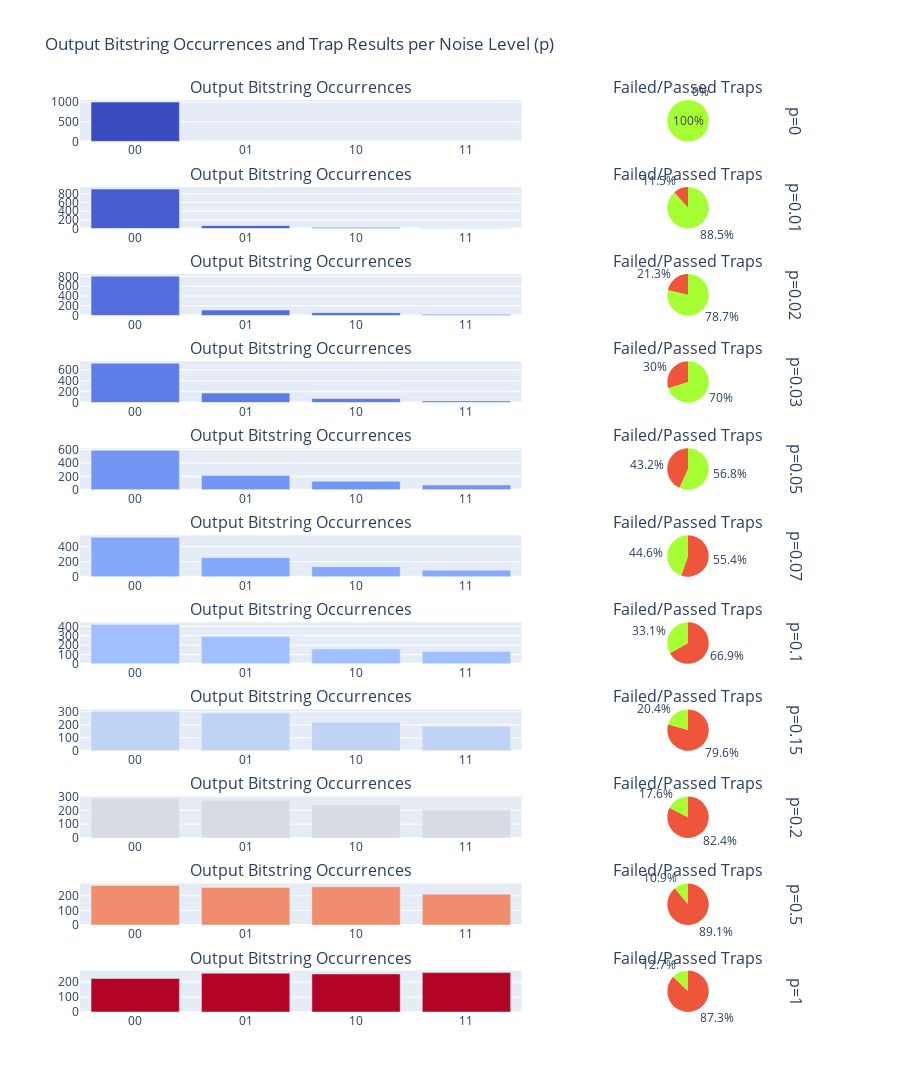

Source (notebook cell):
### Code cell
import plotly.graph_objects as go
import matplotlib.cm as cm
from matplotlib.colors import LogNorm, to_hex
from plotly.subplots import make_subplots

# Function to get color based on p value
def get_heatmap_color(p, colormap_name='coolwarm', vmin=0.1, vmax=1):
    colormap = cm.get_cmap(colormap_name)
    norm = LogNorm(vmin=vmin, vmax=vmax)  # Normalize p within [vmin, vmax]
    return to_hex(colormap(norm(p)))  # Convert to hex color for Plotly

# Number of rows and columns for the subplot grid
num_rows = len(all_histograms)  # Each p value gets its own row
num_cols = 2  # One column for bar chart, one for pie chart

# Create a subplot grid with multiple rows and columns
fig = make_subplots(
    rows=num_rows, cols=num_cols,
    column_widths=[0.7, 0.3],
    row_titles=[f'p={p}' for p in all_histograms.keys()],
    subplot_titles=["Output Bitstring Occurrences", "Failed/Passed Traps"] * len(all_histograms),
    vertical_spacing=0.05,
    specs=[[{"type": "bar"}, {"type": "pie"}] for _ in range(num_rows)]
)

# Add bar charts and pie charts for each p value
colors = ['#EF553B', '#a5ff33']  # Red for 'Failed traps', Green for 'Passed traps'

for idx, (p, histogram) in enumerate(all_histograms.items()):
    frequencies = [histogram.get(outcome, 0) for outcome in all_outcomes]
    
    # Get colors for each bar based on the current p value
    bar_colors = [get_heatmap_color(p + 0.1) for _ in all_outcomes]
    
    # Add bar chart to the first column
    fig.add_trace(
        go.Bar(
            x=all_outcomes,
            y=frequencies,
            name=f'Bitstrings (p={p})',
            marker=dict(color=bar_colors)
        ),
        row=idx + 1, col=1
    )
    
    # Add pie chart to the second column
    failed_value = failed_traps_histograms.get(p, 0)
    fig.add_trace(
        go.Pie(
            labels=['Failed traps', 'Passed traps'],
            values=[failed_value, 1 - failed_value],
            marker=dict(colors=colors),
            name=f'Traps (p={p})'
        ),
        row=idx + 1, col=2
    )

# Update layout for better spacing and appearance
fig.update_layout(
    title="Output Bitstring Occurrences and Trap Results per Noise Level (p)",
    height=400 * num_rows,  # Dynamic height based on the number of rows
    showlegend=False  # Disable legend for clarity
)

fig.show()

### Figure 1 — Plotly figure (JSON) as saved in the notebook; plotly's stock layout.template omitted (floating-point values rounded to 4 significant figures)
{"data": [{"marker": {"color": ["#3b4cc0", "#3b4cc0", "#3b4cc0", "#3b4cc0"]}, "name": "Bitstrings (p=0)", "type": "bar", "x": ["00", "01", "10", "11"], "xaxis": "x", "y": [1000, 0, 0, 0], "yaxis": "y"}, {"domain": {"x": [0.716, 0.98], "y": [0.9545, 1]}, "labels": ["Failed traps", "Passed traps"], "marker": {"colors": ["#EF553B", "#a5ff33"]}, "name": "Traps (p=0)", "type": "pie", "values": [0, 1]}, {"marker": {"color": ["#465ecf", "#465ecf", "#465ecf", "#465ecf"]}, "name": "Bitstrings (p=0.01)", "type": "bar", "x": ["00", "01", "10", "11"], "xaxis": "x2", "y": [905, 65, 25, 5], "yaxis": "y2"}, {"domain": {"x": [0.716, 0.98], "y": [0.8591, 0.9045]}, "labels": ["Failed traps", "Passed traps"], "marker": {"colors": ["#EF553B", "#a5ff33"]}, "name": "Traps (p=0.01)", "type": "pie", "values": [0.115, 0.885]}, {"marker": {"color": ["#536edd", "#536edd", "#536edd", "#536edd"]}, "name": "Bitstrings (p=0.02)", "type": "bar", "x": ["00", "01", "10", "11"], "xaxis": "x3", "y": [806, 112, 58, 24], "yaxis": "y3"}, {"domain": {"x": [0.716, 0.98], "y": [0.7636, 0.8091]}, "labels": ["Failed traps", "Passed traps"], "marker": {"colors": ["#EF553B", "#a5ff33"]}, "name": "Traps (p=0.02)", "type": "pie", "values": [0.213, 0.787]}, {"marker": {"color": ["#5e7de7", "#5e7de7", "#5e7de7", "#5e7de7"]}, "name": "Bitstrings (p=0.03)", "type": "bar", "x": ["00", "01", "10", "11"], "xaxis": "x4", "y": [720, 175, 74, 31], "yaxis": "y4"}, {"domain": {"x": [0.716, 0.98], "y": [0.6682, 0.7136]}, "labels": ["Failed traps", "Passed traps"], "marker": {"colors": ["#EF553B", "#a5ff33"]}, "name": "Traps (p=0.03)", "type": "pie", "values": [0.3, 0.7]}, {"marker": {"color": ["#7396f5", "#7396f5", "#7396f5", "#7396f5"]}, "name": "Bitstrings (p=0.05)", "type": "bar", "x": ["00", "01", "10", "11"], "xaxis": "x5", "y": [590, 214, 126, 70], "yaxis": "y5"}, {"domain": {"x": [0.716, 0.98], "y": [0.5727, 0.6182]}, "labels": ["Failed traps", "Passed traps"], "marker": {"colors": ["#EF553B", "#a5ff33"]}, "name": "Traps (p=0.05)", "type": "pie", "values": [0.432, 0.568]}, {"marker": {"color": ["#85a8fc", "#85a8fc", "#85a8fc", "#85a8fc"]}, "name": "Bitstrings (p=0.07)", "type": "bar", "x": ["00", "01", "10", "11"], "xaxis": "x6", "y": [525, 254, 134, 87], "yaxis": "y6"}, {"domain": {"x": [0.716, 0.98], "y": [0.4773, 0.5227]}, "labels": ["Failed traps", "Passed traps"], "marker": {"colors": ["#EF553B", "#a5ff33"]}, "name": "Traps (p=0.07)", "type": "pie", "values": [0.554, 0.446]}, {"marker": {"color": ["#9fbfff", "#9fbfff", "#9fbfff", "#9fbfff"]}, "name": "Bitstrings (p=0.1)", "type": "bar", "x": ["00", "01", "10", "11"], "xaxis": "x7", "y": [421, 291, 157, 131], "yaxis": "y7"}, {"domain": {"x": [0.716, 0.98], "y": [0.3818, 0.4273]}, "labels": ["Failed traps", "Passed traps"], "marker": {"colors": ["#EF553B", "#a5ff33"]}, "name": "Traps (p=0.1)", "type": "pie", "values": [0.669, 0.331]}, {"marker": {"color": ["#bfd3f6", "#bfd3f6", "#bfd3f6", "#bfd3f6"]}, "name": "Bitstrings (p=0.15)", "type": "bar", "x": ["00", "01", "10", "11"], "xaxis": "x8", "y": [302, 290, 220, 188], "yaxis": "y8"}, {"domain": {"x": [0.716, 0.98], "y": [0.2864, 0.3318]}, "labels": ["Failed traps", "Passed traps"], "marker": {"colors": ["#EF553B", "#a5ff33"]}, "name": "Traps (p=0.15)", "type": "pie", "values": [0.796, 0.204]}, {"marker": {"color": ["#d7dce3", "#d7dce3", "#d7dce3", "#d7dce3"]}, "name": "Bitstrings (p=0.2)", "type": "bar", "x": ["00", "01", "10", "11"], "xaxis": "x9", "y": [286, 271, 240, 203], "yaxis": "y9"}, {"domain": {"x": [0.716, 0.98], "y": [0.1909, 0.2364]}, "labels": ["Failed traps", "Passed traps"], "marker": {"colors": ["#EF553B", "#a5ff33"]}, "name": "Traps (p=0.2)", "type": "pie", "values": [0.824, 0.176]}, {"marker": {"color": ["#f18d6f", "#f18d6f", "#f18d6f", "#f18d6f"]}, "name": "Bitstrings (p=0.5)", "type": "bar", "x": ["00", "01", "10", "11"], "xaxis": "x10", "y": [270, 257, 262, 211], "yaxis": "y10"}, {"domain": {"x": [0.716, 0.98], "y": [0.09545, 0.1409]}, "labels": ["Failed traps", "Passed traps"], "marker": {"colors": ["#EF553B", "#a5ff33"]}, "name": "Traps (p=0.5)", "type": "pie", "values": [0.891, 0.109]}, {"marker": {"color": ["#b40426", "#b40426", "#b40426", "#b40426"]}, "name": "Bitstrings (p=1)", "type": "bar", "x": ["00", "01", "10", "11"], "xaxis": "x11", "y": [224, 259, 254, 263], "yaxis": "y11"}, {"domain": {"x": [0.716, 0.98], "y": [0, 0.04545]}, "labels": ["Failed traps", "Passed traps"], "marker": {"colors": ["#EF553B", "#a5ff33"]}, "name": "Traps (p=1)", "type": "pie", "values": [0.873, 0.127]}], "layout": {"annotations": [{"font": {"size": 16}, "showarrow": false, "text": "Output Bitstring Occurrences", "x": 0.308, "xanchor": "center", "xref": "paper", "y": 1, "yanchor": "bottom", "yref": "paper"}, {"font": {"size": 16}, "showarrow": false, "text": "Failed/Passed Traps", "x": 0.848, "xanchor": "center", "xref": "paper", "y": 1, "yanchor": "bottom", "yref": "paper"}, {"font": {"size": 16}, "showarrow": false, "text": "Output Bitstring Occurrences", "x": 0.308, "xanchor": "center", "xref": "paper", "y": 0.9045, "yanchor": "bottom", "yref": "paper"}, {"font": {"size": 16}, "showarrow": false, "text": "Failed/Passed Traps", "x": 0.848, "xanchor": "center", "xref": "paper", "y": 0.9045, "yanchor": "bottom", "yref": "paper"}, {"font": {"size": 16}, "showarrow": false, "text": "Output Bitstring Occurrences", "x": 0.308, "xanchor": "center", "xref": "paper", "y": 0.8091, "yanchor": "bottom", "yref": "paper"}, {"font": {"size": 16}, "showarrow": false, "text": "Failed/Passed Traps", "x": 0.848, "xanchor": "center", "xref": "paper", "y": 0.8091, "yanchor": "bottom", "yref": "paper"}, {"font": {"size": 16}, "showarrow": false, "text": "Output Bitstring Occurrences", "x": 0.308, "xanchor": "center", "xref": "paper", "y": 0.7136, "yanchor": "bottom", "yref": "paper"}, {"font": {"size": 16}, "showarrow": false, "text": "Failed/Passed Traps", "x": 0.848, "xanchor": "center", "xref": "paper", "y": 0.7136, "yanchor": "bottom", "yref": "paper"}, {"font": {"size": 16}, "showarrow": false, "text": "Output Bitstring Occurrences", "x": 0.308, "xanchor": "center", "xref": "paper", "y": 0.6182, "yanchor": "bottom", "yref": "paper"}, {"font": {"size": 16}, "showarrow": false, "text": "Failed/Passed Traps", "x": 0.848, "xanchor": "center", "xref": "paper", "y": 0.6182, "yanchor": "bottom", "yref": "paper"}, {"font": {"size": 16}, "showarrow": false, "text": "Output Bitstring Occurrences", "x": 0.308, "xanchor": "center", "xref": "paper", "y": 0.5227, "yanchor": "bottom", "yref": "paper"}, {"font": {"size": 16}, "showarrow": false, "text": "Failed/Passed Traps", "x": 0.848, "xanchor": "center", "xref": "paper", "y": 0.5227, "yanchor": "bottom", "yref": "paper"}, {"font": {"size": 16}, "showarrow": false, "text": "Output Bitstring Occurrences", "x": 0.308, "xanchor": "center", "xref": "paper", "y": 0.4273, "yanchor": "bottom", "yref": "paper"}, {"font": {"size": 16}, "showarrow": false, "text": "Failed/Passed Traps", "x": 0.848, "xanchor": "center", "xref": "paper", "y": 0.4273, "yanchor": "bottom", "yref": "paper"}, {"font": {"size": 16}, "showarrow": false, "text": "Output Bitstring Occurrences", "x": 0.308, "xanchor": "center", "xref": "paper", "y": 0.3318, "yanchor": "bottom", "yref": "paper"}, {"font": {"size": 16}, "showarrow": false, "text": "Failed/Passed Traps", "x": 0.848, "xanchor": "center", "xref": "paper", "y": 0.3318, "yanchor": "bottom", "yref": "paper"}, {"font": {"size": 16}, "showarrow": false, "text": "Output Bitstring Occurrences", "x": 0.308, "xanchor": "center", "xref": "paper", "y": 0.2364, "yanchor": "bottom", "yref": "paper"}, {"font": {"size": 16}, "showarrow": false, "text": "Failed/Passed Traps", "x": 0.848, "xanchor": "center", "xref": "paper", "y": 0.2364, "yanchor": "bottom", "yref": "paper"}, {"font": {"size": 16}, "showarrow": false, "text": "Output Bitstring Occurrences", "x": 0.308, "xanchor": "center", "xref": "paper", "y": 0.1409, "yanchor": "bottom", "yref": "paper"}, {"font": {"size": 16}, "showarrow": false, "text": "Failed/Passed Traps", "x": 0.848, "xanchor": "center", "xref": "paper", "y": 0.1409, "yanchor": "bottom", "yref": "paper"}, {"font": {"size": 16}, "showarrow": false, "text": "Output Bitstring Occurrences", "x": 0.308, "xanchor": "center", "xref": "paper", "y": 0.04545, "yanchor": "bottom", "yref": "paper"}, {"font": {"size": 16}, "showarrow": false, "text": "Failed/Passed Traps", "x": 0.848, "xanchor": "center", "xref": "paper", "y": 0.04545, "yanchor": "bottom", "yref": "paper"}, {"font": {"size": 16}, "showarrow": false, "text": "p=0", "textangle": 90, "x": 0.98, "xanchor": "left", "xref": "paper", "y": 0.9773, "yanchor": "middle", "yref": "paper"}, {"font": {"size": 16}, "showarrow": false, "text": "p=0.01", "textangle": 90, "x": 0.98, "xanchor": "left", "xref": "paper", "y": 0.8818, "yanchor": "middle", "yref": "paper"}, {"font": {"size": 16}, "showarrow": false, "text": "p=0.02", "textangle": 90, "x": 0.98, "xanchor": "left", "xref": "paper", "y": 0.7864, "yanchor": "middle", "yref": "paper"}, {"font": {"size": 16}, "showarrow": false, "text": "p=0.03", "textangle": 90, "x": 0.98, "xanchor": "left", "xref": "paper", "y": 0.6909, "yanchor": "middle", "yref": "paper"}, {"font": {"size": 16}, "showarrow": false, "text": "p=0.05", "textangle": 90, "x": 0.98, "xanchor": "left", "xref": "paper", "y": 0.5955, "yanchor": "middle", "yref": "paper"}, {"font": {"size": 16}, "showarrow": false, "text": "p=0.07", "textangle": 90, "x": 0.98, "xanchor": "left", "xref": "paper", "y": 0.5, "yanchor": "middle", "yref": "paper"}, {"font": {"size": 16}, "showarrow": false, "text": "p=0.1", "textangle": 90, "x": 0.98, "xanchor": "left", "xref": "paper", "y": 0.4045, "yanchor": "middle", "yref": "paper"}, {"font": {"size": 16}, "showarrow": false, "text": "p=0.15", "textangle": 90, "x": 0.98, "xanchor": "left", "xref": "paper", "y": 0.3091, "yanchor": "middle", "yref": "paper"}, {"font": {"size": 16}, "showarrow": false, "text": "p=0.2", "textangle": 90, "x": 0.98, "xanchor": "left", "xref": "paper", "y": 0.2136, "yanchor": "middle", "yref": "paper"}, {"font": {"size": 16}, "showarrow": false, "text": "p=0.5", "textangle": 90, "x": 0.98, "xanchor": "left", "xref": "paper", "y": 0.1182, "yanchor": "middle", "yref": "paper"}, {"font": {"size": 16}, "showarrow": false, "text": "p=1", "textangle": 90, "x": 0.98, "xanchor": "left", "xref": "paper", "y": 0.02273, "yanchor": "middle", "yref": "paper"}], "height": 4400, "showlegend": false, "title": {"text": "Output Bitstring Occurrences and Trap Results per Noise Level (p)"}, "xaxis": {"anchor": "y", "domain": [0, 0.616]}, "xaxis10": {"anchor": "y10", "domain": [0, 0.616]}, "xaxis11": {"anchor": "y11", "domain": [0, 0.616]}, "xaxis2": {"anchor": "y2", "domain": [0, 0.616]}, "xaxis3": {"anchor": "y3", "domain": [0, 0.616]}, "xaxis4": {"anchor": "y4", "domain": [0, 0.616]}, "xaxis5": {"anchor": "y5", "domain": [0, 0.616]}, "xaxis6": {"anchor": "y6", "domain": [0, 0.616]}, "xaxis7": {"anchor": "y7", "domain": [0, 0.616]}, "xaxis8": {"anchor": "y8", "domain": [0, 0.616]}, "xaxis9": {"anchor": "y9", "domain": [0, 0.616]}, "yaxis": {"anchor": "x", "domain": [0.9545, 1]}, "yaxis10": {"anchor": "x10", "domain": [0.09545, 0.1409]}, "yaxis11": {"anchor": "x11", "domain": [0, 0.04545]}, "yaxis2": {"anchor": "x2", "domain": [0.8591, 0.9045]}, "yaxis3": {"anchor": "x3", "domain": [0.7636, 0.8091]}, "yaxis4": {"anchor": "x4", "domain": [0.6682, 0.7136]}, "yaxis5": {"anchor": "x5", "domain": [0.5727, 0.6182]}, "yaxis6": {"anchor": "x6", "domain": [0.4773, 0.5227]}, "yaxis7": {"anchor": "x7", "domain": [0.3818, 0.4273]}, "yaxis8": {"anchor": "x8", "domain": [0.2864, 0.3318]}, "yaxis9": {"anchor": "x9", "domain": [0.1909, 0.2364]}}}
